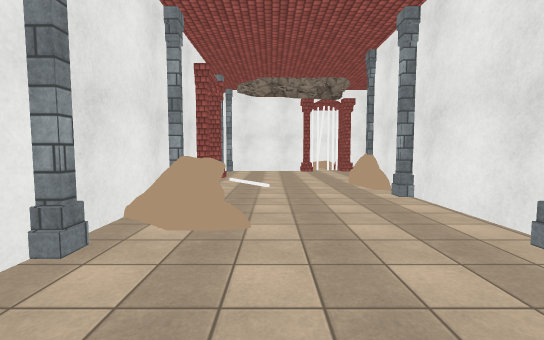
view 1 (above)

24 first-person views from a walk through a 3-D level made in the Unity game engine. The camera is 1.5 m above the floor, tilts 4° down and sees 90° across. The floor is counted in squares, 2 m on a side. Each view is taken from the middle of a square. On the plan, view 1 faces up. The plan holds only what a view shows up to about 10 squares ahead; the rest is blank. The place goes on beyond the plan. Some animated figures are left out. Surface patterns are stand-ins for the level's own textures.

view 2
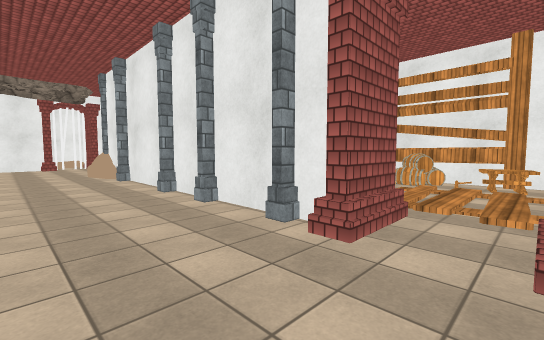

view 3
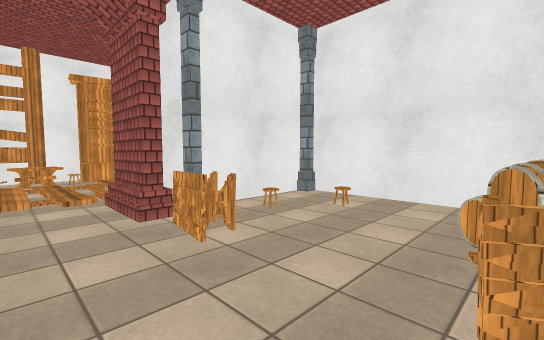

view 4
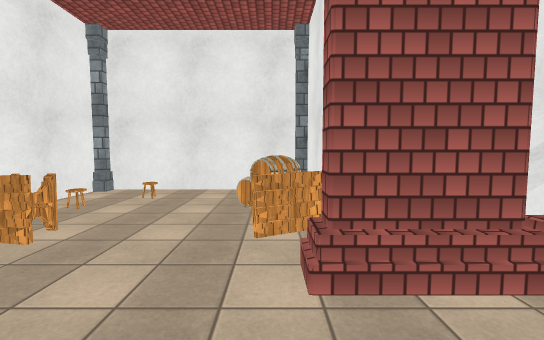

view 5
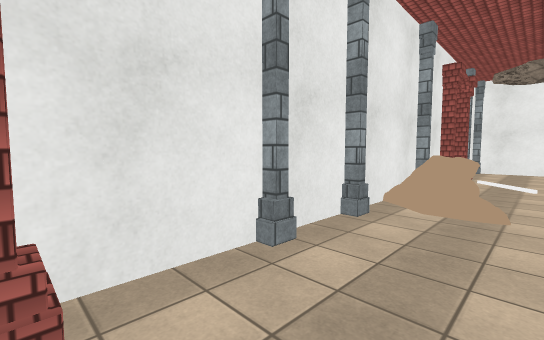

view 6
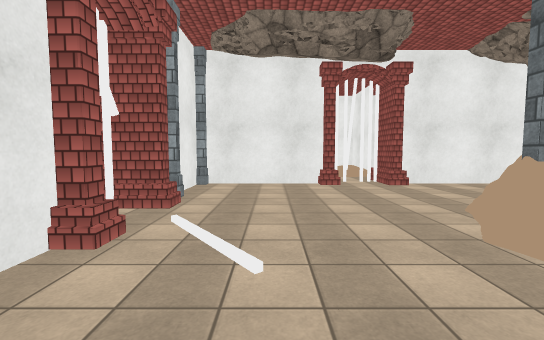

view 7
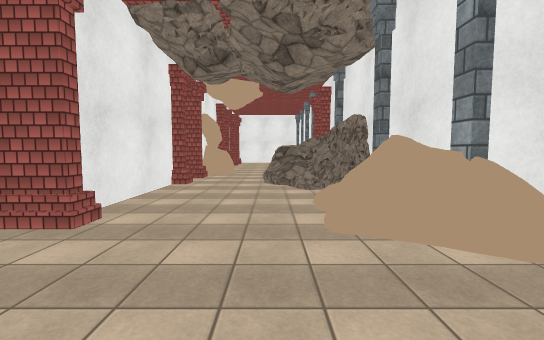

view 8
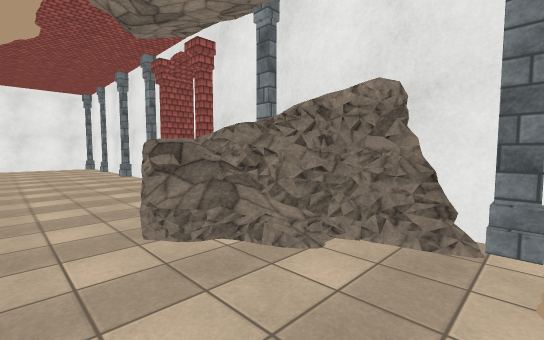

view 9
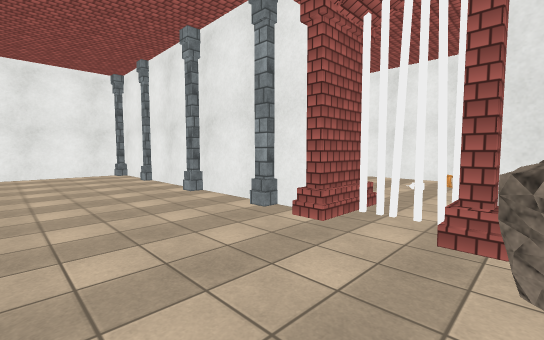

view 10
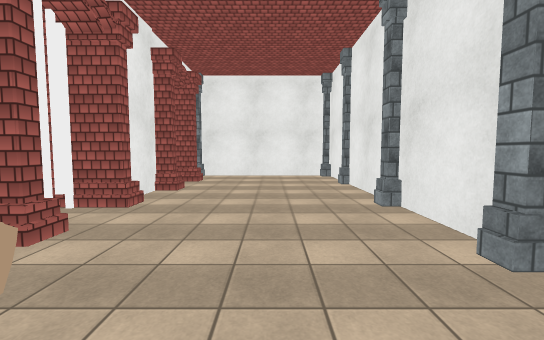

view 11
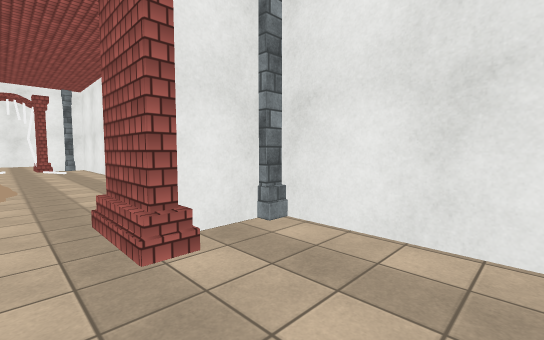

view 12
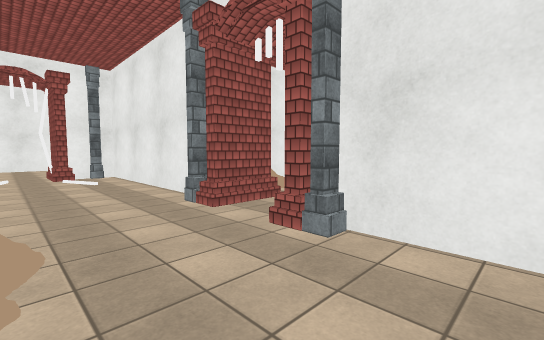

view 13
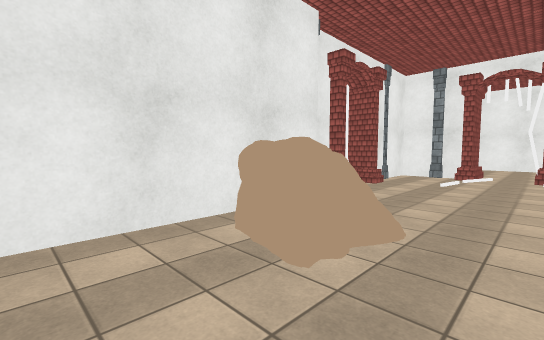

view 14
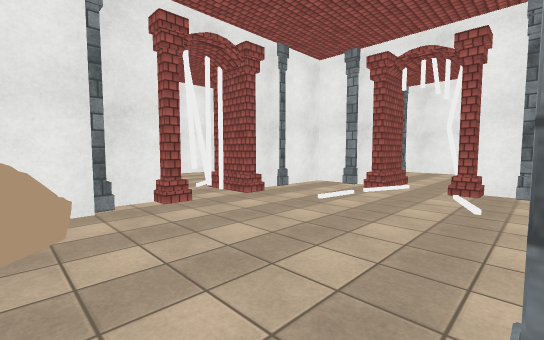

view 15
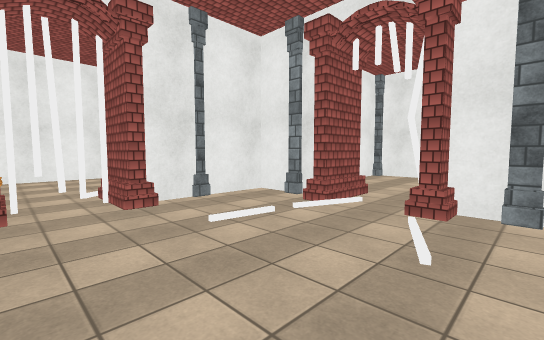

view 16
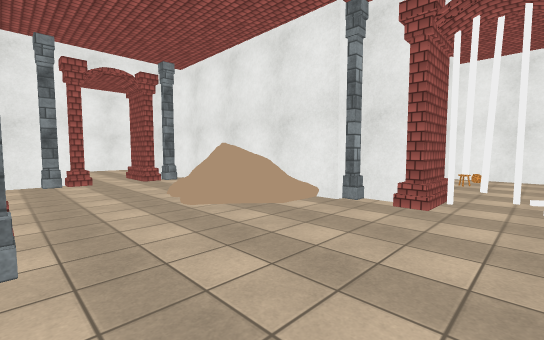

view 17
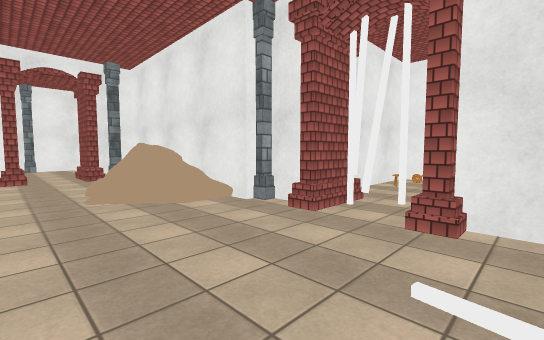

view 18
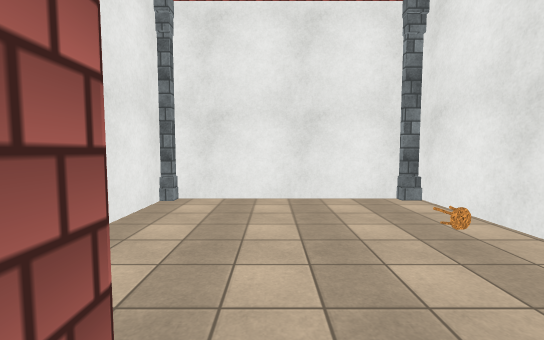

view 19
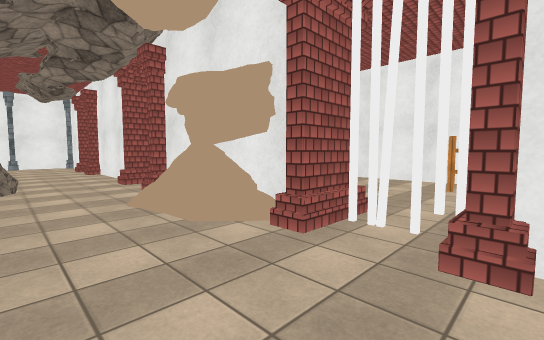

view 20
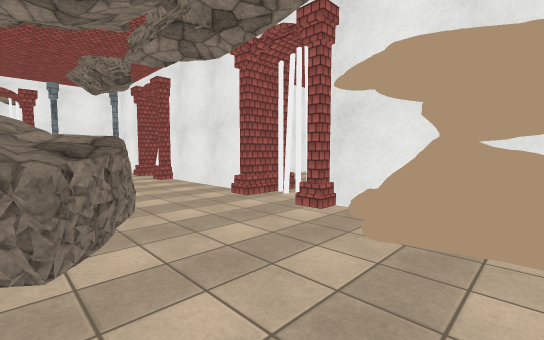

view 21
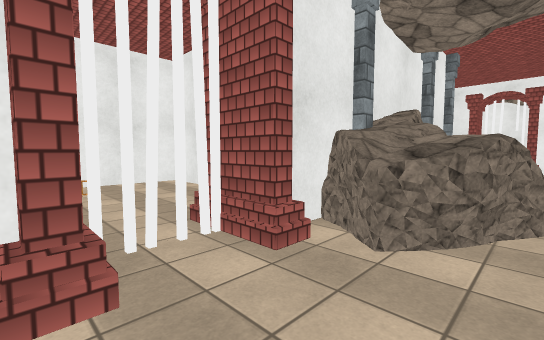

view 22
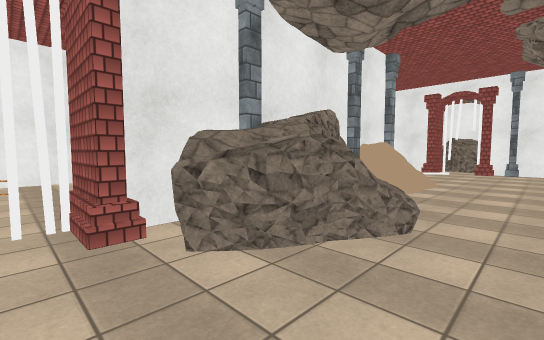

view 23
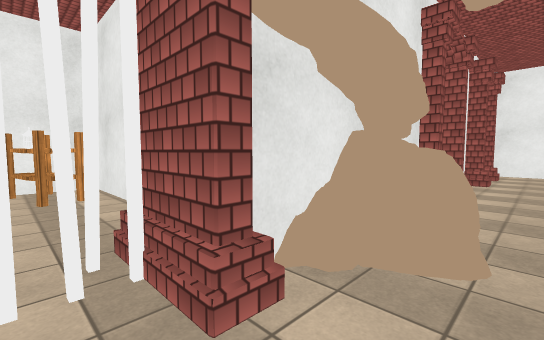

view 24
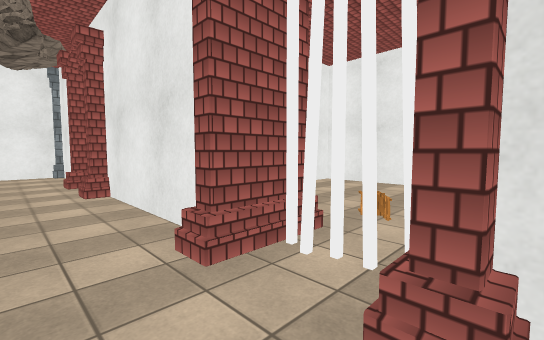

### Floor plan
Points are (right, up) in squares from view 1. A wall is a line through its corners. A room is listed if a view was taken in it or the views show most of it. See-through windows are left out.
Room 1 (views 1, 2, 3, 4, 5, 6, 7, 8)
walls: (2.3, 2.6) (2.3, 4.2); (2.5, 6.3) (8.4, 6.3); (2.3, -0.4) (2.3, 0.2); (-1.7, 0.5) (-1.7, -1); (-1.7, 6.1) (-1.7, 2.4); (-2.6, 6.3) (-1.4, 6.3); (-2.5, 6.9) (-2.8, 6.5); (3.2, -1.8) (2.1, -1.8); (-2.4, 7.1) (-2.7, 6.6); (2, -3.1) (3.2, -3.1); (-2.4, -2.5) (-1.4, -2.5); (-1.7, 9.5) (-1.7, 8.5); (1.2, 10.3) (-1.5, 10.3); (2.6, 10.6) (2.1, 10.6); (-1.7, -4.5) (-1.7, -5.5); (6.2, 10.3) (2.9, 10.3); (-1.5, -6.2) (2.3, -6.2) (2.3, -3.4)
low walls: (4.5, 6.6) (5, 6.7); (4.5, 6.6) (6.7, 7.4); (5.5, 6.9) (6.4, 7.3); (5.5, 7.5) (5.8, 8); (5.6, 7.7) (6.2, 8.3); (5.7, 7.7) (6.2, 8.3)
ways out: opening at (6, 9) to room 2; opening at (-2, -2); gap at (3, -2.5)
objects: pillar (-2, -6); pillar (-2, 1); pillar (-2, 2); pillar (-2, 5); pillar (-2, 8); pillar (-2, 10); barrel (-1, -5); table (-1, -3); other object (-1, 3); table (1, -3); pillar (2, -6); pillar (2, -4); pillar (2, -1); pillar (2, 1); pillar (2, 2); pillar (2, 5); pillar (2, 6); other object (3, 7) to (4, 7); pillar (4, 6)
Room 2 (views 9, 10, 11, 12, 13, 14, 15, 16, 17, 18, 19, 20, 21, 22, 23, 24)
walls: (13.3, 15.6) (13.3, 10.6); (17.1, 13.5) (17.1, 14); (14.4, 10.6) (14.4, 9.9); (12, 16.9) (13.3, 16.9) (13.3, 16.5); (12.6, 10.6) (12.1, 10.6); (14.2, 10.3) (12.9, 10.3); (11.4, 11.2) (11.4, 10) (11, 10); (17.3, 11.9) (17.3, 13.5); (12, 10.6) (11.5, 10.6); (12.9, 10) (12.7, 10) (12.7, 11); (12.9, 18.2) (12, 18.2); (16.5, 10.3) (16, 10.3); (15.7, 9.8) (15.7, 10.5); (11.2, 10.3) (7.9, 10.3); (17.3, 17.4) (17.3, 20.2); (16, 20.4) (16, 21.5); (13.6, 20.8) (12.9, 20.8) (12.9, 19.4); (16.6, 20.8) (16.2, 20.8) (16.2, 20.4); (7.4, 10.6) (6.5, 10.6); (7.7, 10) (7.7, 11.2); (17.3, 6.8) (17.3, 9.2); (6.4, 11.2) (6.4, 10) (6, 10); (9.7, 6.3) (16.5, 6.3); (7, 7.9) (7.5, 7.8); (17.3, 23.2) (17.3, 25.3) (13.5, 25.3); (8.5, 5.9) (9.6, 5.9); (13.3, 24.5) (13.3, 23.8)
low walls: (5.8, 8) (6.3, 8.2); (5.8, 7.9) (6.3, 8.2)
ways out: opening at (6, 9) to room 1; gap at (7, 11); gap at (12, 11); gap at (12, 18); gap at (18, 15)
objects: other object (10, 10); pillar (11, 6); pillar (13, 6); pillar (13, 16); pillar (13, 19); pillar (13, 25); pillar (14, 11); other object (14, 14) to (15, 15); pillar (14, 21); pillar (15, 6); pillar (16, 11); pillar (17, 6); pillar (17, 10); pillar (17, 13); pillar (17, 16); pillar (17, 21); pillar (17, 25)

Where each view was taken, in squares from view 1:
view 1: 0 up, 0 right, facing up
view 2: 3 down, 0 right, facing up-right
view 3: 2 down, 1 left, facing down-right
view 4: 1 down, 1 left, facing down
view 5: 1 down, 0 right, facing up-left
view 6: 4 up, 0 right, facing up
view 7: 8 up, 0 right, facing right
view 8: 9 up, 4 right, facing down-right
view 9: 9 up, 8 right, facing down-right
view 10: 8 up, 9 right, facing right
view 11: 8 up, 15 right, facing up-right
view 12: 12 up, 15 right, facing up-right
view 13: 12 up, 16 right, facing up-left
view 14: 15 up, 17 right, facing up-left
view 15: 17 up, 17 right, facing up-left
view 16: 18 up, 17 right, facing down-left
view 17: 19 up, 16 right, facing down-left
view 18: 21 up, 15 right, facing up
view 19: 8 up, 13 right, facing up-left
view 20: 7 up, 10 right, facing up-left
view 21: 8 up, 10 right, facing down-left
view 22: 9 up, 9 right, facing down-left
view 23: 9 up, 7 right, facing up-right
view 24: 9 up, 8 right, facing up-left
